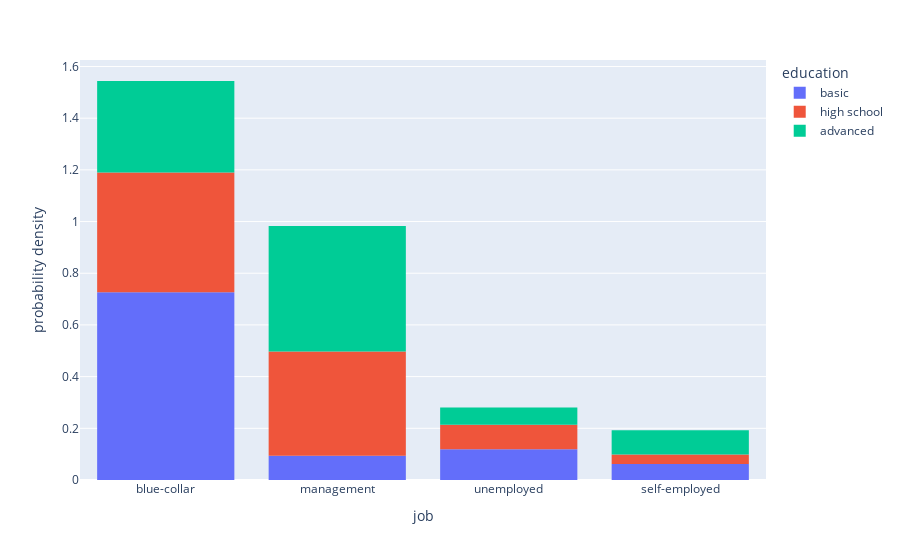

Notebook code cell kept with this figure:
### Code cell
jobEdu_hist = px.histogram(bankData, x= 'job', histnorm='probability density', color="education", nbins=5)
jobEdu_hist.update_layout(bargap=0.2)

### Figure 1 — Plotly figure (JSON) as saved in the notebook; plotly's stock layout.template omitted (floating-point values rounded to 4 significant figures; data arrays with more than 128 entries replaced by an {"elided": "..."} marker saying what was removed)
{"data": [{"alignmentgroup": "True", "bingroup": "x", "histnorm": "probability density", "hovertemplate": "education=basic<br>job=%{x}<br>probability density=%{y}<extra></extra>", "legendgroup": "basic", "marker": {"color": "#636efa", "pattern": {"shape": ""}}, "name": "basic", "nbinsx": 5, "offsetgroup": "basic", "orientation": "v", "showlegend": true, "type": "histogram", "x": {"elided": "8109 str values"}, "xaxis": "x", "yaxis": "y"}, {"alignmentgroup": "True", "bingroup": "x", "histnorm": "probability density", "hovertemplate": "education=high school<br>job=%{x}<br>probability density=%{y}<extra></extra>", "legendgroup": "high school", "marker": {"color": "#EF553B", "pattern": {"shape": ""}}, "name": "high school", "nbinsx": 5, "offsetgroup": "high school", "orientation": "v", "showlegend": true, "type": "histogram", "x": {"elided": "7705 str values"}, "xaxis": "x", "yaxis": "y"}, {"alignmentgroup": "True", "bingroup": "x", "histnorm": "probability density", "hovertemplate": "education=advanced<br>job=%{x}<br>probability density=%{y}<extra></extra>", "legendgroup": "advanced", "marker": {"color": "#00cc96", "pattern": {"shape": ""}}, "name": "advanced", "nbinsx": 5, "offsetgroup": "advanced", "orientation": "v", "showlegend": true, "type": "histogram", "x": {"elided": "14779 str values"}, "xaxis": "x", "yaxis": "y"}], "layout": {"bargap": 0.2, "barmode": "relative", "legend": {"title": {"text": "education"}, "tracegroupgap": 0}, "margin": {"t": 60}, "xaxis": {"anchor": "y", "domain": [0, 1], "title": {"text": "job"}}, "yaxis": {"anchor": "x", "domain": [0, 1], "title": {"text": "probability density"}}}}
